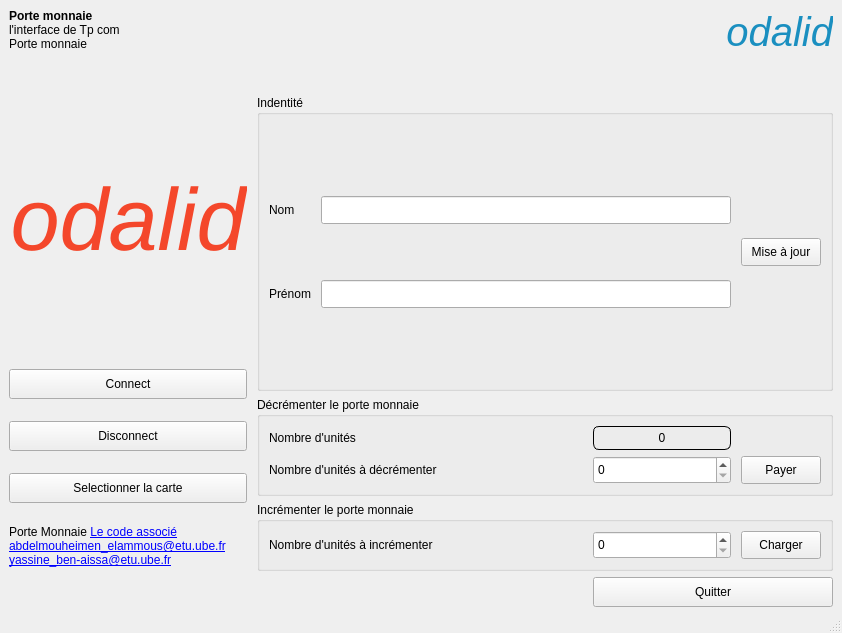
<?xml version="1.0" encoding="UTF-8"?>
<ui version="4.0">
 <class>MainWindow</class>
 <widget class="QMainWindow" name="MainWindow">
  <property name="geometry">
   <rect>
    <x>0</x>
    <y>0</y>
    <width>842</width>
    <height>633</height>
   </rect>
  </property>
  <property name="minimumSize">
   <size>
    <width>780</width>
    <height>600</height>
   </size>
  </property>
  <property name="windowTitle">
   <string>ODALID Porte monnaie</string>
  </property>
  <widget class="QWidget" name="centralwidget">
   <layout class="QVBoxLayout" name="layoutRoot" stretch="0,1">
    <property name="spacing">
     <number>6</number>
    </property>
    <property name="leftMargin">
     <number>9</number>
    </property>
    <property name="topMargin">
     <number>9</number>
    </property>
    <property name="rightMargin">
     <number>9</number>
    </property>
    <property name="bottomMargin">
     <number>4</number>
    </property>
    <item>
     <layout class="QHBoxLayout" name="layoutHeader">
      <item>
       <widget class="QLabel" name="labelTitle">
        <property name="minimumSize">
         <size>
          <width>0</width>
          <height>80</height>
         </size>
        </property>
        <property name="text">
         <string>&lt;b&gt;Porte monnaie&lt;/b&gt;&lt;br&gt;l'interface de Tp com&lt;br&gt;Porte monnaie</string>
        </property>
        <property name="alignment">
         <set>Qt::AlignmentFlag::AlignLeading|Qt::AlignmentFlag::AlignLeft|Qt::AlignmentFlag::AlignTop</set>
        </property>
       </widget>
      </item>
      <item>
       <spacer name="spacerHeader">
        <property name="orientation">
         <enum>Qt::Orientation::Horizontal</enum>
        </property>
        <property name="sizeHint" stdset="0">
         <size>
          <width>40</width>
          <height>20</height>
         </size>
        </property>
       </spacer>
      </item>
      <item>
       <widget class="QLabel" name="labelLogoSmall">
        <property name="text">
         <string>&lt;span style=&quot; font-size:30pt; font-style:italic; color:#1a8fc0;&quot;&gt;odalid&lt;/span&gt;</string>
        </property>
        <property name="alignment">
         <set>Qt::AlignmentFlag::AlignRight|Qt::AlignmentFlag::AlignTop|Qt::AlignmentFlag::AlignTrailing</set>
        </property>
       </widget>
      </item>
     </layout>
    </item>
    <item>
     <layout class="QHBoxLayout" name="layoutBody" stretch="0,1">
      <property name="spacing">
       <number>10</number>
      </property>
      <item>
       <layout class="QVBoxLayout" name="layoutLeft" stretch="1,0,0,0,0,0">
        <property name="spacing">
         <number>22</number>
        </property>
        <property name="leftMargin">
         <number>0</number>
        </property>
        <property name="topMargin">
         <number>0</number>
        </property>
        <property name="rightMargin">
         <number>0</number>
        </property>
        <property name="bottomMargin">
         <number>0</number>
        </property>
        <item>
         <widget class="QLabel" name="labelLogo">
          <property name="text">
           <string>&lt;span style=&quot; font-size:66pt; font-style:italic; color:#f4472b;&quot;&gt;odalid&lt;/span&gt;</string>
          </property>
          <property name="alignment">
           <set>Qt::AlignmentFlag::AlignCenter</set>
          </property>
         </widget>
        </item>
        <item>
         <widget class="QPushButton" name="btnConnect">
          <property name="minimumSize">
           <size>
            <width>0</width>
            <height>30</height>
           </size>
          </property>
          <property name="text">
           <string>Connect</string>
          </property>
         </widget>
        </item>
        <item>
         <widget class="QPushButton" name="btnDisconnect">
          <property name="minimumSize">
           <size>
            <width>0</width>
            <height>30</height>
           </size>
          </property>
          <property name="text">
           <string>Disconnect</string>
          </property>
         </widget>
        </item>
        <item>
         <widget class="QPushButton" name="btnSelect">
          <property name="minimumSize">
           <size>
            <width>0</width>
            <height>30</height>
           </size>
          </property>
          <property name="text">
           <string>Selectionner la carte</string>
          </property>
         </widget>
        </item>
        <item>
         <widget class="QLabel" name="labelAbout">
          <property name="text">
           <string>Porte Monnaie &lt;a href=&quot;https://github.com/elammousabdelmouheimen/Tp-Com-sans-fil.git&quot;&gt;Le code associé&lt;/a&gt;&lt;br&gt;&lt;a href=&quot;mailto:abdelmouheimen_elammous@etu.ube.fr&quot;&gt;abdelmouheimen_elammous@etu.ube.fr&lt;/a&gt;&lt;br&gt;&lt;a href=&quot;mailto:yassine_ben-aissa@etu.ube.fr&quot;&gt;yassine_ben-aissa@etu.ube.fr&lt;/a&gt;</string>
          </property>
          <property name="openExternalLinks">
           <bool>true</bool>
          </property>
         </widget>
        </item>
        <item>
         <spacer name="spacerLeftBottom">
          <property name="orientation">
           <enum>Qt::Orientation::Vertical</enum>
          </property>
          <property name="sizeHint" stdset="0">
           <size>
            <width>20</width>
            <height>40</height>
           </size>
          </property>
         </spacer>
        </item>
       </layout>
      </item>
      <item>
       <layout class="QVBoxLayout" name="layoutRight" stretch="5,0,0,0">
        <property name="spacing">
         <number>6</number>
        </property>
        <item>
         <widget class="QGroupBox" name="groupId">
          <property name="title">
           <string>Indentité</string>
          </property>
          <layout class="QGridLayout" name="gridId" rowstretch="1,0,0,0,1" columnstretch="0,1,0">
           <property name="horizontalSpacing">
            <number>10</number>
           </property>
           <property name="verticalSpacing">
            <number>14</number>
           </property>
           <item row="0" column="0">
            <spacer name="spacerIdTop">
             <property name="orientation">
              <enum>Qt::Orientation::Vertical</enum>
             </property>
             <property name="sizeHint" stdset="0">
              <size>
               <width>20</width>
               <height>20</height>
              </size>
             </property>
            </spacer>
           </item>
           <item row="1" column="0">
            <widget class="QLabel" name="labelNom">
             <property name="text">
              <string>Nom</string>
             </property>
            </widget>
           </item>
           <item row="1" column="1">
            <widget class="QLineEdit" name="lineNom">
             <property name="minimumSize">
              <size>
               <width>0</width>
               <height>28</height>
              </size>
             </property>
             <property name="maxLength">
              <number>16</number>
             </property>
            </widget>
           </item>
           <item row="2" column="2">
            <widget class="QPushButton" name="btnUpdate">
             <property name="minimumSize">
              <size>
               <width>0</width>
               <height>28</height>
              </size>
             </property>
             <property name="text">
              <string>Mise à jour</string>
             </property>
            </widget>
           </item>
           <item row="3" column="0">
            <widget class="QLabel" name="labelPrenom">
             <property name="text">
              <string>Prénom</string>
             </property>
            </widget>
           </item>
           <item row="3" column="1">
            <widget class="QLineEdit" name="linePrenom">
             <property name="minimumSize">
              <size>
               <width>0</width>
               <height>28</height>
              </size>
             </property>
             <property name="maxLength">
              <number>16</number>
             </property>
            </widget>
           </item>
           <item row="4" column="0">
            <spacer name="spacerIdBottom">
             <property name="orientation">
              <enum>Qt::Orientation::Vertical</enum>
             </property>
             <property name="sizeHint" stdset="0">
              <size>
               <width>20</width>
               <height>20</height>
              </size>
             </property>
            </spacer>
           </item>
          </layout>
         </widget>
        </item>
        <item>
         <widget class="QGroupBox" name="groupDec">
          <property name="title">
           <string>Décrémenter le porte monnaie</string>
          </property>
          <layout class="QGridLayout" name="gridDec" columnstretch="1,0,0">
           <property name="horizontalSpacing">
            <number>10</number>
           </property>
           <item row="0" column="0">
            <widget class="QLabel" name="labelUnitsText">
             <property name="text">
              <string>Nombre d'unités</string>
             </property>
            </widget>
           </item>
           <item row="0" column="1">
            <widget class="QLabel" name="labelUnits">
             <property name="minimumSize">
              <size>
               <width>138</width>
               <height>24</height>
              </size>
             </property>
             <property name="styleSheet">
              <string notr="true">QLabel { border: 1px solid palette(text); border-radius: 6px; }</string>
             </property>
             <property name="text">
              <string>0</string>
             </property>
             <property name="alignment">
              <set>Qt::AlignmentFlag::AlignCenter</set>
             </property>
            </widget>
           </item>
           <item row="1" column="0">
            <widget class="QLabel" name="labelDec">
             <property name="text">
              <string>Nombre d'unités à décrémenter</string>
             </property>
            </widget>
           </item>
           <item row="1" column="1">
            <widget class="QSpinBox" name="spinDec">
             <property name="minimumSize">
              <size>
               <width>138</width>
               <height>28</height>
              </size>
             </property>
             <property name="maximum">
              <number>1000000</number>
             </property>
            </widget>
           </item>
           <item row="1" column="2">
            <widget class="QPushButton" name="btnPay">
             <property name="minimumSize">
              <size>
               <width>0</width>
               <height>28</height>
              </size>
             </property>
             <property name="text">
              <string>Payer</string>
             </property>
            </widget>
           </item>
          </layout>
         </widget>
        </item>
        <item>
         <widget class="QGroupBox" name="groupInc">
          <property name="title">
           <string>Incrémenter le porte monnaie</string>
          </property>
          <layout class="QGridLayout" name="gridInc" columnstretch="1,0,0">
           <property name="horizontalSpacing">
            <number>10</number>
           </property>
           <item row="0" column="0">
            <widget class="QLabel" name="labelInc">
             <property name="text">
              <string>Nombre d'unités à incrémenter</string>
             </property>
            </widget>
           </item>
           <item row="0" column="1">
            <widget class="QSpinBox" name="spinInc">
             <property name="minimumSize">
              <size>
               <width>138</width>
               <height>28</height>
              </size>
             </property>
             <property name="maximum">
              <number>1000000</number>
             </property>
            </widget>
           </item>
           <item row="0" column="2">
            <widget class="QPushButton" name="btnCharge">
             <property name="minimumSize">
              <size>
               <width>0</width>
               <height>28</height>
              </size>
             </property>
             <property name="text">
              <string>Charger</string>
             </property>
            </widget>
           </item>
          </layout>
         </widget>
        </item>
        <item alignment="Qt::AlignmentFlag::AlignRight">
         <widget class="QPushButton" name="btnQuit">
          <property name="minimumSize">
           <size>
            <width>240</width>
            <height>30</height>
           </size>
          </property>
          <property name="maximumSize">
           <size>
            <width>240</width>
            <height>16777215</height>
           </size>
          </property>
          <property name="text">
           <string>Quitter</string>
          </property>
         </widget>
        </item>
       </layout>
      </item>
     </layout>
    </item>
   </layout>
  </widget>
  <widget class="QStatusBar" name="statusbar"/>
 </widget>
 <resources/>
 <connections/>
</ui>
